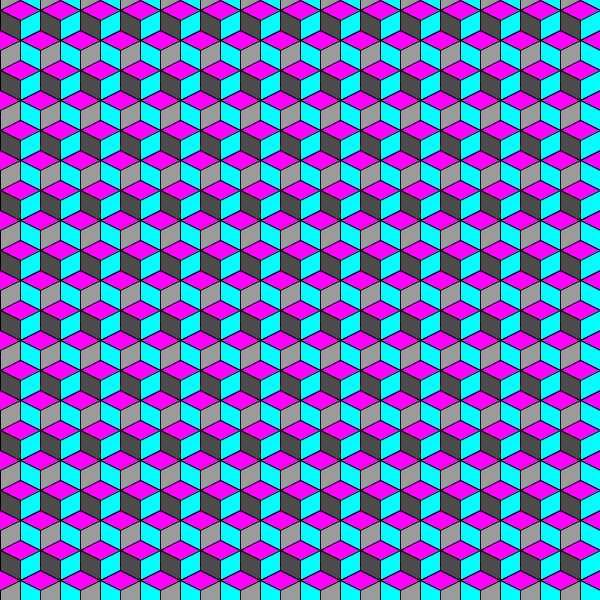
Frame 1 (no input)
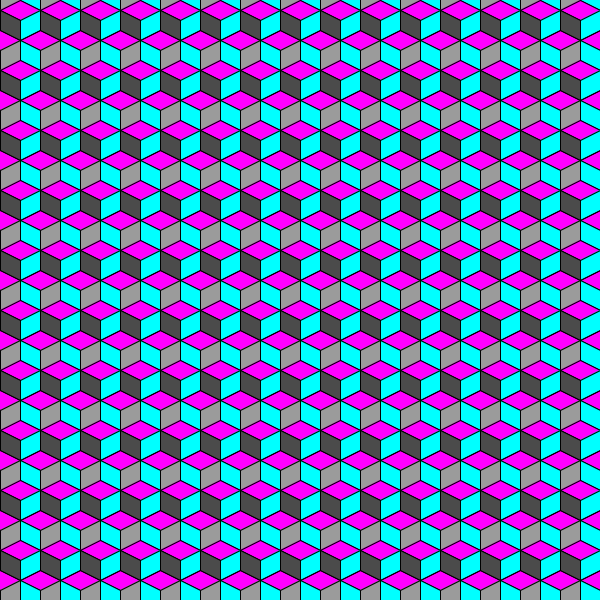
Frame 60 (the mouse pressed at the canvas centre just before this capture)
Frame 120 (the mouse held since frame 60 and released just before this capture): identical to frame 60, image omitted

The Processing sketch that drew these frames (run headless with seeded random() and noise(); from frame 60 on, the mouse is pressed at the canvas centre):

// Processing sketch: processing_77640
// ── processing_77640.pde

/*Steven Ko
 suyunk@andrew.cmu.edu
 copyright ©  Steven Ko || OCT 2012 Pittsburgh PA 15213 All Rights Reserved
 */

//press UP, DOWN, LEFT, RIGHT to deform initial polygons
//mouse click to change colors!
//space buttom to reset

float a, b, c, d;
int e;
int ma, cy, dg, lg;
float j, k;

void setup() {
  size(600, 600);
  noCursor();
  smooth();

  a = 10;      //shortcut variables
  b = 20;
  c = 30;
  d = 40;

  e = 5;       //variable for incremental deformation

  ma = color(255, 0, 255);      //initial colors
  cy = color(0, 255, 255);
  dg = color(75);
  lg = color(155);

  j = d;
  k = b+d;
}

void draw() {   

  //top
  fill(ma);
  for (int x = 0; x <= width; x+=j) {
    for (int y = 0; y <= height; y+=k) {
      quad(x, y-c, x+b, y-b, x, y-a, x-b, y-b);
    }
  }

  //left
  fill(cy);
  for (int x = 0; x <= width; x+=j) {
    for (int y = 0; y <= height; y+=k) {
      quad(x-b, y-b, x, y-a, x, y+a, x-b, y);
    }
  }

  //right
  fill(lg);
  for (int x = 0; x <= width; x+=j) {
    for (int y = 0; y <= height; y+=k) {
      quad(x+b, y-b, x+b, y, x, y+a, x, y-a);
    }
  }

  //top-2nd row 
  fill(ma);
  for (int x = 0; x <= width; x+=j) {
    for (int y = 0; y <= height; y+=k) {
      quad(x+b, y, x+d, y+a, x+b, y+b, x, y+a);
    }
  }

  //left-2nd row 
  fill(cy);
  for (int x = 0; x <= width; x+=j) {
    for (int y = 0; y <= height; y+=k) {
      quad(x+d, y+a, x+d, y+c, x+b, y+d, x+b, y+b);
    }
  }

  //right-2nd row 
  fill(dg);
  for (int x = 0; x <= width; x+=j) {
    for (int y = 0; y <= height; y+=k) {
      quad(x, y+a, x+b, y+b, x+b, y+d, x, y+c);
    }
  }
}
void mouseClicked() {                                  //change colors
 ma = color(random(150,255), 0, random(150, 255));
 cy = color(0, random(150, 255), random(150, 255));
 dg = color(random(25, 125));
 lg = color(random(105, 205));
}

void keyPressed () {      //reset
  if (key == ' '){
    setup();
  }
  if (key ==CODED) {            //distort polygons by moving points
    if (keyCode == UP) {
      a+=e;
      c+=e;
    }
    if (keyCode == DOWN) {
      a-=e;
      c-=e;
    }
    if (keyCode == LEFT) {
      b+=e;
      d+=e;
    }
    if (keyCode == RIGHT) {
      b-=e;
      d-=e;
    }
  }
}
